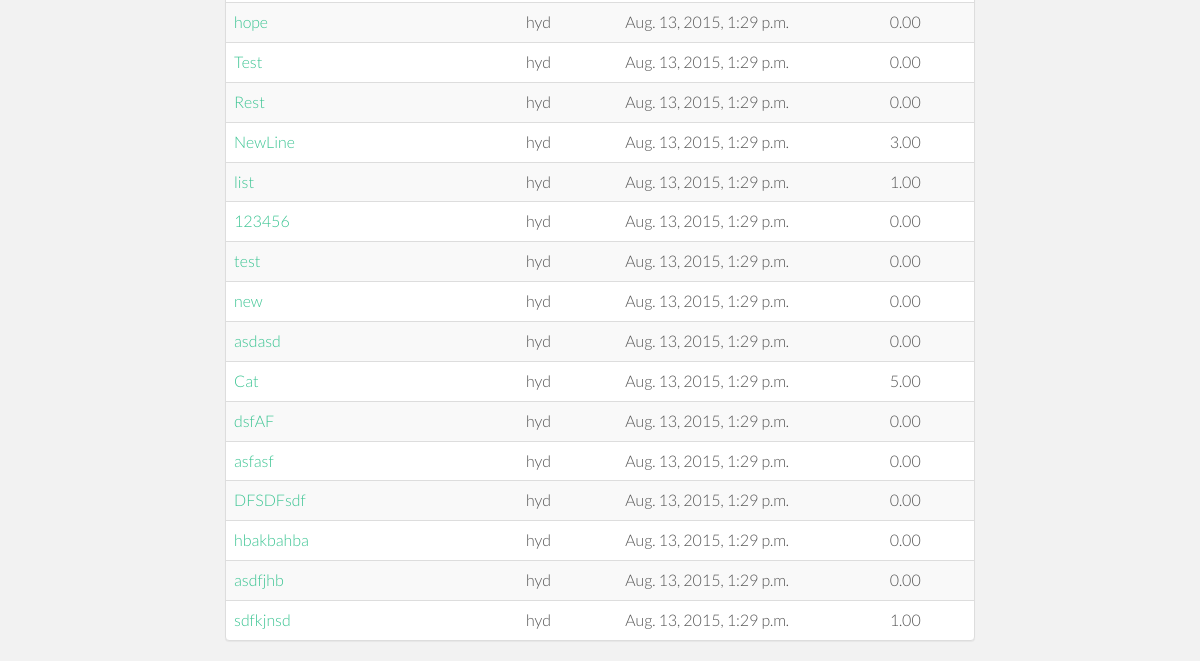
The app's page /protocol_list/ (lower part), older data.
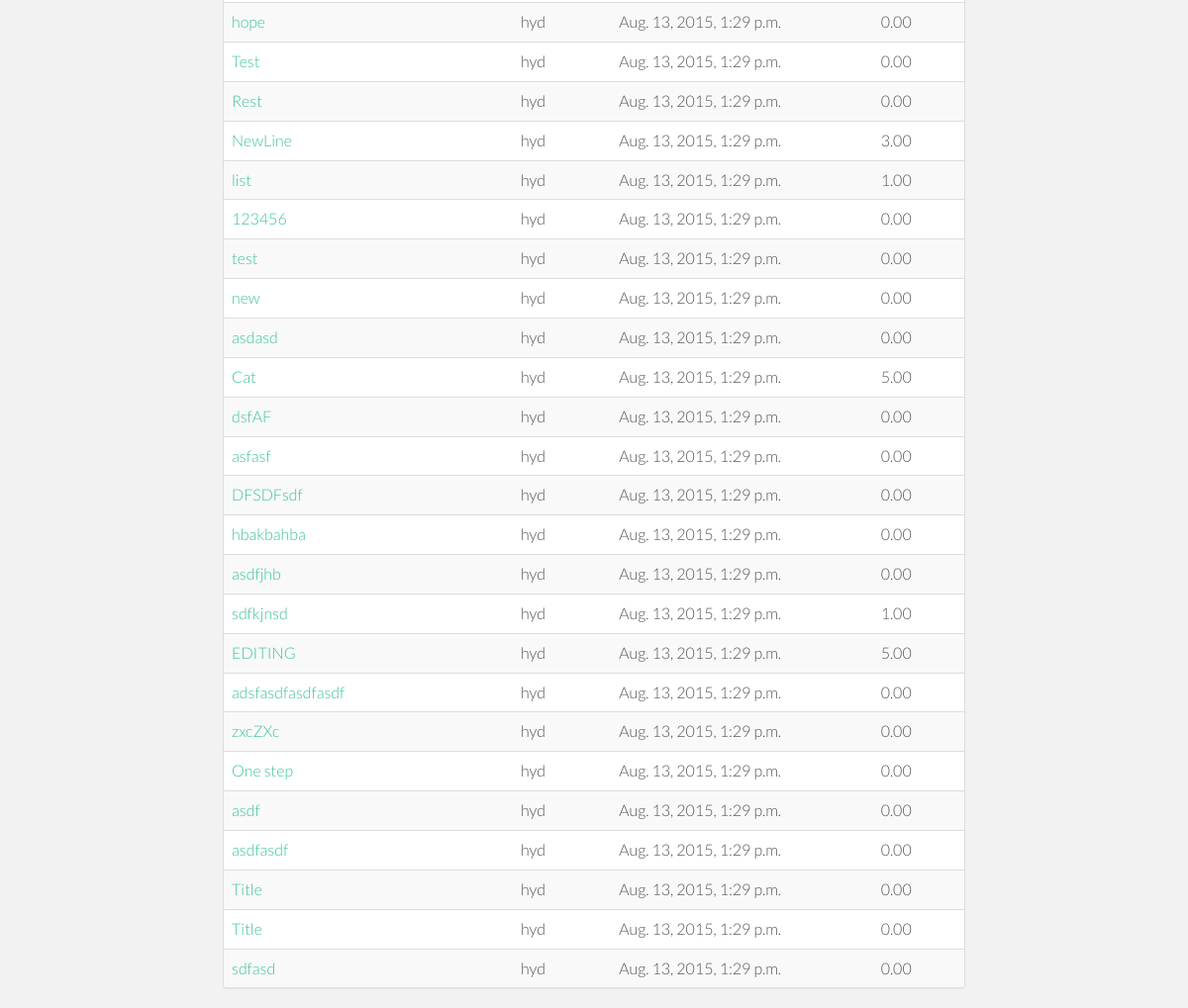
The same page, newer data.
### protocat_app/models.py (models this page shows)
class Protocol(models.Model):
    id = models.AutoField(primary_key=True)
    title = models.TextField()
    author = models.CharField(max_length=50)
    date_of_upload = datetime.now()
    description = models.TextField(default='')
    protocol_type = models.CharField(max_length=2, choices=PROTOCOL_TYPES, null=True)
    rating = models.DecimalField(
        validators=[MinValueValidator(0.0), MaxValueValidator(5.0)],
        max_digits=3, decimal_places=2, default=2.50)
    num_ratings = models.IntegerField(default=0)
    user_rated = models.TextField(default='')
    reagents = models.TextField(default='')
    protocol_steps = models.TextField(default='')

### protocat_app/views.py (the view)
# urls.py: url(r'^protocol_list/', views.protocol_list, name='protocol_list'),
def protocol_list(request):
    all_entries = Protocol.objects.all()
    title = ''
    author = ''
    date = ''
    id=''
    rating=''
    protocol_list=[]
    for each in Protocol.objects.all():
        title = each.title
        author = each.author
        date = each.date_of_upload
        protocol_id = each.id
        rating = each.rating
        url = "/protocol_display/" + str(protocol_id)
        inner_protocol = [title, author, date, protocol_id, url, rating]
        protocol_list.append(inner_protocol)
    return render(request,'protocat_app/protocol_list.html', {'protocol_list':protocol_list})

### protocat_app/templates/protocat_app/protocol_list.html (shortened to what this page needs)
{% extends 'base.html' %}
{% load staticfiles %}
{% block content %}
    <div class="container">
        <div class="row">
            <div class="col-md-8">
                <div class="panel panel-default">
                        <table class="table table-striped">
                            <tbody>
                            {% for protocol in protocol_list %}
                                <tr>
                                    <td><a href={{protocol.4}}>{{protocol.0}}</a></td>
                                    <td>{{ protocol.1 }}</td>
                                    <td>{{ protocol.2 }}</td>
                                    <td>{{ protocol.5 }}</td>
                                </tr>
                            {% endfor %}
                            </tbody>
                        </table>
                </div>
            </div>
        </div>
    </div>
{% endblock %}

### protocat_app/templates/base.html (shortened to what this page needs)
<!DOCTYPE html>
<html lang="en">
<head>
     {% load staticfiles %}
    <link rel="shortcut icon" href="{% static 'stylesheets/images/protocat.ico' %}">
    <link href="{% static 'stylesheets/bootstrap.min.css' %}" rel="stylesheet">
    <link href="{% static 'stylesheets/root_index.css' %}" rel="stylesheet">
    <link href="{% static 'stylesheets/user_authentication.css' %}" rel="stylesheet">
    <link href="{% static 'stylesheets/user_registration.css' %}" rel="stylesheet">
</head>
<body>
        {% block sidebar %}
          <body data-spy="scroll" data-offset="0" data-target="#navigation">
        {% endblock %}
    <div id="content">
        {% block content %}{% endblock %}
    </div>
</body>
</html>

### protocat_app/static/stylesheets/root_index.css (style rules this page uses)
body { background-color: #f2f2f2; font-family: "Lato"; font-weight: 300; font-size: 16px; color: #555; padding-top: 50px; -webkit-font-smoothing: antialiased; -webkit-overflow-scrolling: touch; }
a { color: #3bc492; word-wrap: break-word; -webkit-transition: color 0.1s ease-in, background 0.1s ease-in; -moz-transition: color 0.1s ease-in, background 0.1s ease-in; -ms-transition: color 0.1s ease-in, background 0.1s ease-in; -o-transition: color 0.1s ease-in, background 0.1s ease-in; transition: color 0.1s ease-in, background 0.1s ease-in; }
a:before, a:after { -webkit-transition: color 0.1s ease-in, background 0.1s ease-in; -moz-transition: color 0.1s ease-in, background 0.1s ease-in; -ms-transition: color 0.1s ease-in, background 0.1s ease-in; -o-transition: color 0.1s ease-in, background 0.1s ease-in; transition: color 0.1s ease-in, background 0.1s ease-in; }

Row changes from the older to the newer data that the page shows:
added Protocol: title "EDITING", author "hyd", rating "5.00"
added Protocol: title "adsfasdfasdfasdf", author "hyd", rating "0.00"
added Protocol: title "zxcZXc", author "hyd", rating "0.00"
added Protocol: title "One step", author "hyd", rating "0.00"
added Protocol: title "asdf", author "hyd", rating "0.00"
added Protocol: title "asdfasdf", author "hyd", rating "0.00"
added Protocol: title "Title", author "hyd", rating "0.00"
added Protocol: title "Title", author "hyd", rating "0.00"
added Protocol: title "sdfasd", author "hyd", rating "0.00"
Text that changed along with them:
new list line: "Aug. 13, 2015, 1:29 p.m."
